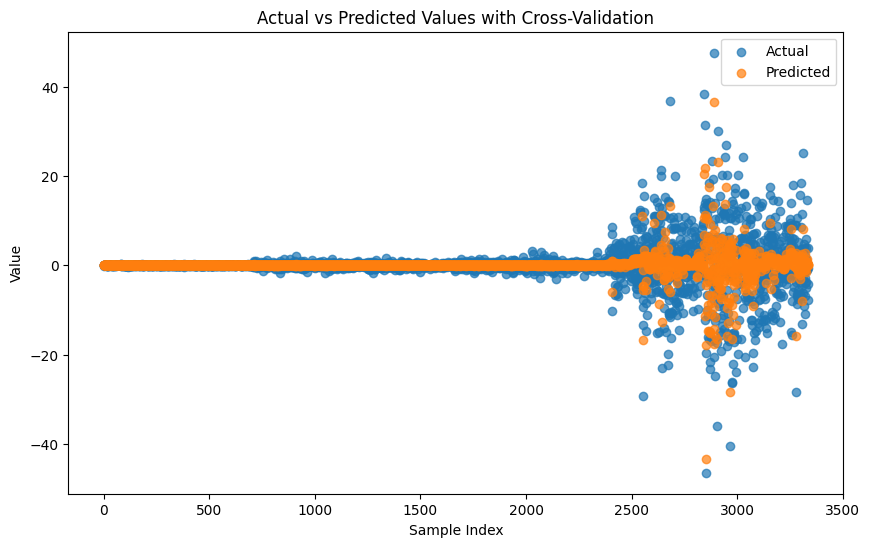

This figure's Python source:
# Import necessary libraries
from datasets import load_dataset  # Function to load datasets from the 'datasets' library
import pandas as pd  # Import pandas for data manipulation
from sklearn.preprocessing import StandardScaler  # For standardizing features
from sklearn.model_selection import cross_val_score  # For performing cross-validation
from sklearn.ensemble import GradientBoostingRegressor  # Gradient Boosting model for regression tasks
import matplotlib.pyplot as plt  # For plotting data

# Load dataset
tesla = load_dataset('codesignal/tsla-historic-prices')  # Load the Tesla historic prices dataset from CodeSignal
tesla_df = pd.DataFrame(tesla['train'])  # Convert the dataset to a DataFrame

# Convert Date column to datetime type
tesla_df['Date'] = pd.to_datetime(tesla_df['Date'])  # Convert the 'Date' column to datetime for easier manipulation

# Feature Engineering
tesla_df['Target'] = tesla_df['Adj Close'].shift(-1) - tesla_df['Adj Close']  # Create target variable as the next day's price change
tesla_df['SMA_5'] = tesla_df['Adj Close'].rolling(window=5).mean()  # Calculate the 5-day Simple Moving Average
tesla_df['SMA_10'] = tesla_df['Adj Close'].rolling(window=10).mean()  # Calculate the 10-day Simple Moving Average
tesla_df['EMA_5'] = tesla_df['Adj Close'].ewm(span=5, adjust=False).mean()  # Calculate the 5-day Exponential Moving Average
tesla_df['EMA_10'] = tesla_df['Adj Close'].ewm(span=10, adjust=False).mean()  # Calculate the 10-day Exponential Moving Average

# Drop NaN values created by moving averages
tesla_df.dropna(inplace=True)  # Remove rows with NaN values generated by moving average calculations

# Select features and target
features = tesla_df[['Open', 'High', 'Low', 'Close', 'Volume', 'SMA_5', 'SMA_10', 'EMA_5', 'EMA_10']].values  # Select feature columns as a NumPy array
target = tesla_df['Target'].values  # Extract target values as a NumPy array

# Standardizing features
scaler = StandardScaler()  # Instantiate a StandardScaler object for feature scaling
features_scaled = scaler.fit_transform(features)  # Scale the features to have zero mean and unit variance

# Instantiate model
model = GradientBoostingRegressor(n_estimators=100, learning_rate=0.1, max_depth=3, random_state=42)  # Initialize the Gradient Boosting Regressor with specified parameters

# Perform cross-validation with 5 folds and print the mean score
scores = cross_val_score(model, features_scaled, target, cv=5)  # Perform 5-fold cross-validation
mean_score = scores.mean()  # Calculate the mean cross-validation score
print("Mean cross-validation score: ", mean_score)  # Print the mean cross-validation score

# Fit model to visualize predictions
model.fit(features_scaled, target)  # Fit the model to the entire dataset to visualize predictions
predictions = model.predict(features_scaled)  # Predict target values using the fitted model

# Plotting predictions vs actual values
plt.figure(figsize=(10, 6))  # Create a figure for plotting with specified dimensions
plt.scatter(range(len(target)), target, label='Actual', alpha=0.7)  # Scatter plot for actual target values
plt.scatter(range(len(target)), predictions, label='Predicted', alpha=0.7)  # Scatter plot for predicted values
plt.title('Actual vs Predicted Values with Cross-Validation')  # Set the title of the plot
plt.xlabel('Sample Index')  # Set the x-axis label
plt.ylabel('Value')  # Set the y-axis label
plt.legend()  # Display the legend to differentiate actual vs predicted
plt.show()  # Display the plot

"""
Mean cross-validation score:  -0.21139860331328936
"""
